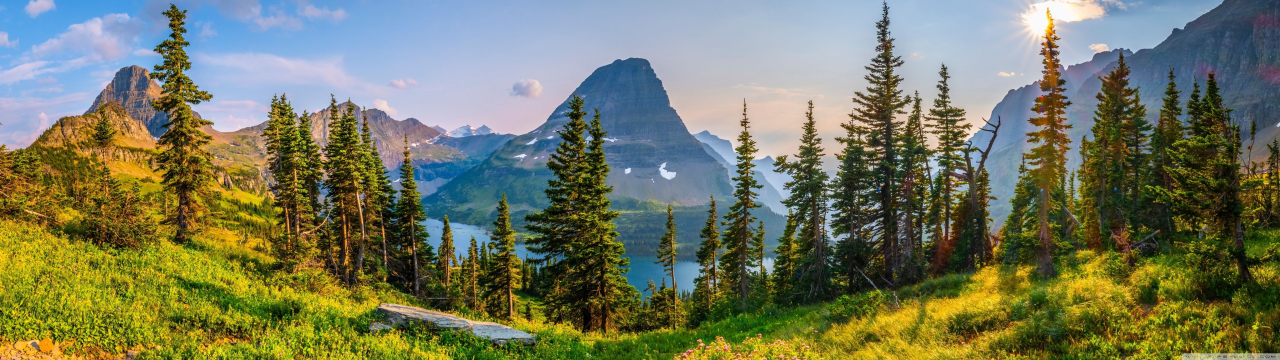
#> input picture Assignments/Assignment3/Siddharth_251057/q3/image.jpg, 5120 x 1440 px, given in place of image.jpeg, which was not available (shown at 1/4 size)
$ jupyter execute --allow-errors ShubhiShambhavi_251051.ipynb   (text cells are left out)
#> lines starting #> are read from the running program, lines starting #| are printed output that depends on the picture; pictures that were not available may be replaced by others from this repository, and a replacement may not be noted
[cell 1]
import numpy
arr = numpy.array([[20,40,60],[80,100,120],[140,160,180]])
print("Dimensions of the image is (3,3)")

min =max = arr[0][0]
sum =0
for i in range(3) :
  for j in range (3) :
    if arr[i][j] >= max :
      max = arr[i][j]
    if arr[i][j] <= min :
      min = arr[i][j]
    sum+=arr[i][j]
avg=sum/(9.0)
print ("Maximum pixel value is ", max )
print ("Minimum pixel value is ", min)
print("Average pixel value is ", avg)

[cell 2]
import numpy
arr = numpy.array([
    [122,67,76],
    [1,65,135],
    [233,233,2],
    [245,90,45],
    [65,56,45],
    [1,2,3],
    [200,13,199],
    [234,145,123],
    [75,255,255],
    [123,54,67]
  ])

r=g=b=0
for i in range(10) :
  r+=arr[i,0]
  g+=arr[i,1]
  b+=arr[i,2]

r=r/(10.0)
g=g/(10.0)
b=b/(10.0)

print("Average Red value is ", r)
print("Average Green value is ",g)
print("Average Blue value is ",b)

brightest=0
s=0
pixel=-1
for i in range (10) :
  for j in range (3) :
    s+=arr[i,j]
  if(s/(3.0) >= brightest) :
    brightest=s/(3.0)
    pixel=i
  s=0

print("Brightest pixel is ")
for i in range (3) :
  print(arr[pixel,i], end = " ")

[cell 3]
from PIL import Image
image = Image.open("image.jpeg")
#> image is the input picture: PIL image 5120x1440 RGB; mean R, G, B 115.8, 120.5, 94.2
w,h = image.size
#> w = 5120; h = 1440
print("Original dimensions are ",w,"X", h)
#| Original dimensions are  5120 X 1440
l=w//4
#> l = 1280
top=h//4
#> top = 360
r=3*w//4
#> r = 3840
bot=3*h//4
#> bot = 1080

cropped=image.crop((l,top,r,bot))
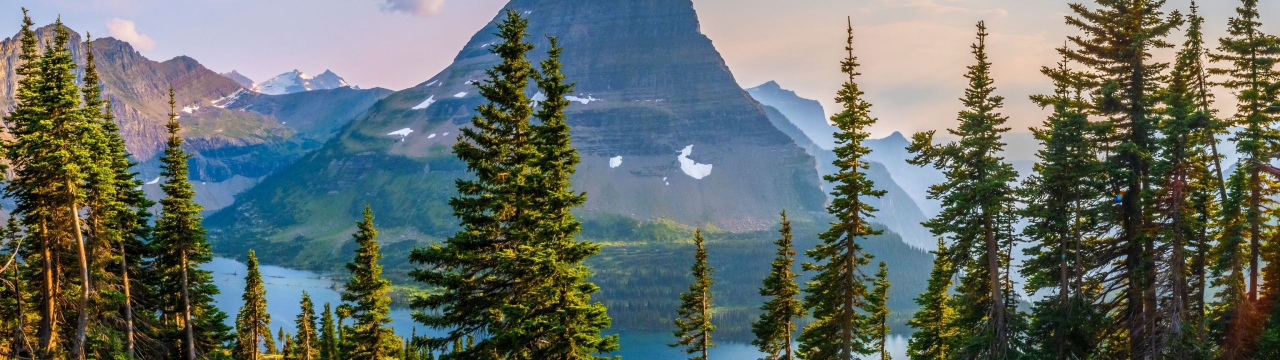
#> cropped: PIL image 2560x720 RGB (shown at 1/2 size); mean R, G, B 100, 108.5, 102.6

i1=cropped.resize((300,300))
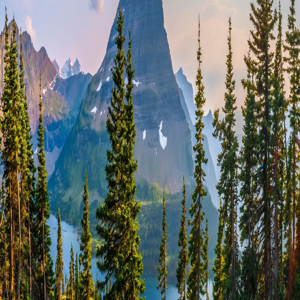
#> i1: PIL image 300x300 RGB; mean R, G, B 100, 108.5, 102.6
i2=cropped.resize((600,600))
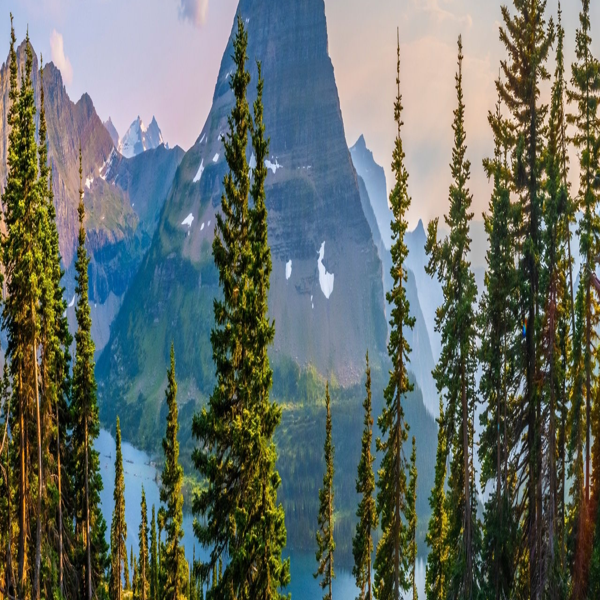
#> i2: PIL image 600x600 RGB; mean R, G, B 100, 108.5, 102.7

cropped.save("Cropped.jpg")
i1.save("i1.jpg")
i2.save("i2.jpg")

display(cropped)
display(i1)
display(i2)

[cell 4]
import cv2

image = cv2.imread('image.jpeg')
#> image: shape (1440, 5120, 3)

shrunk_image = cv2.resize(image, (100, 100), interpolation=cv2.INTER_AREA)
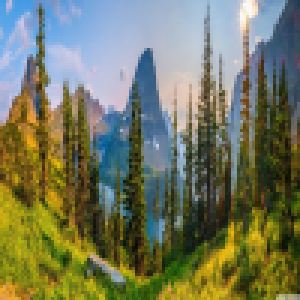
#> shrunk_image: shape (100, 100, 3) (shown 3 times larger); mean B, G, R 94.2, 120.5, 115.8
cv2.imwrite('resized_100x100.jpeg', shrunk_image)
display(shrunk_image)

target_size = (800, 800)

# A. Nearest Neighbor
nearest_output = cv2.resize(shrunk_image, target_size, interpolation=cv2.INTER_NEAREST)
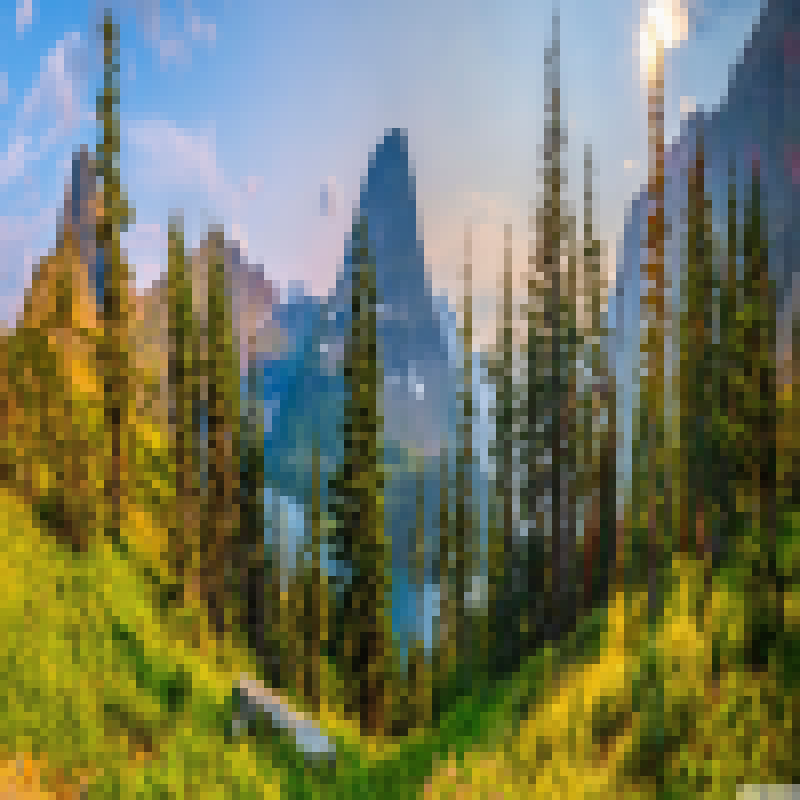
#> nearest_output: shape (800, 800, 3); mean B, G, R 94.2, 120.5, 115.8
cv2.imwrite('nearest.jpeg', nearest_output)
display(nearest_output)


# B. Bilinear
bilinear_output = cv2.resize(shrunk_image, target_size, interpolation=cv2.INTER_LINEAR)
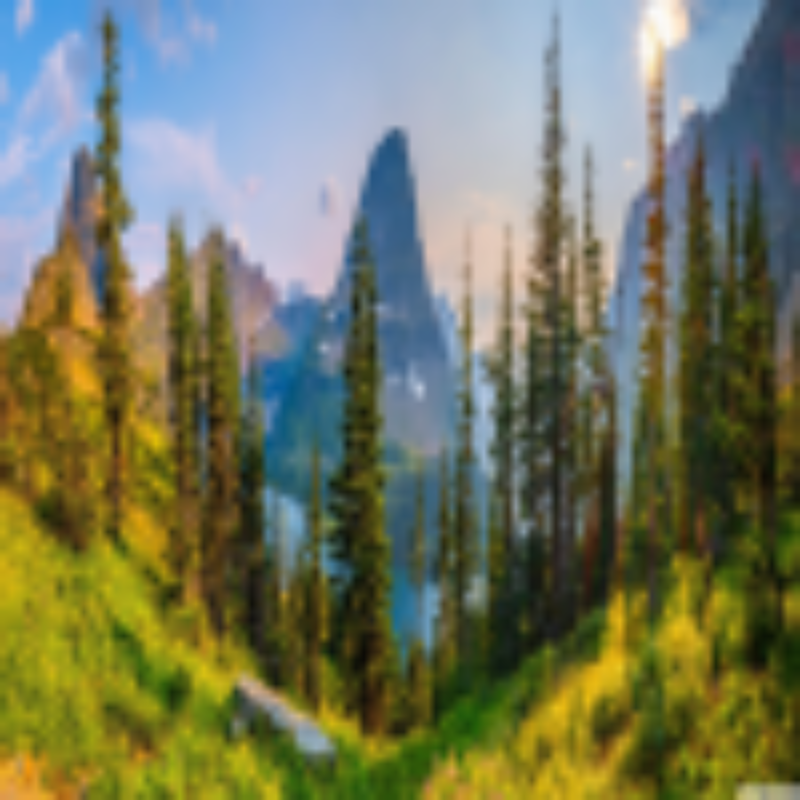
#> bilinear_output: shape (800, 800, 3); mean B, G, R 94.1, 120.4, 115.6
cv2.imwrite('bilinear.jpeg', bilinear_output)
display(bilinear_output)


# C. Bicubic
bicubic_output = cv2.resize(shrunk_image, target_size, interpolation=cv2.INTER_CUBIC)
cv2.imwrite('bicubic.jpeg', bicubic_output)
display(bicubic_output)

# D. Lanczos
lanczos_output = cv2.resize(shrunk_image, target_size, interpolation=cv2.INTER_LANCZOS4)
cv2.imwrite('lanczos.jpeg', lanczos_output)
display(lanczos_output)

$ run again, with Assignments/Assignment2/images.jpg copied over Assignments/Assignment3/Siddharth_251057/q3/image.jpg
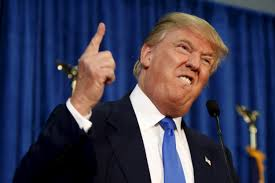
#> input picture Assignments/Assignment2/images.jpg, 275 x 183 px, given in place of image.jpeg, which was not available
#> image is the input picture: PIL image 275x183 RGB; mean R, G, B 57.5, 58.8, 83.1
#| Original dimensions are  275 X 183
#> `i1=cropped.resize((300,300))`:
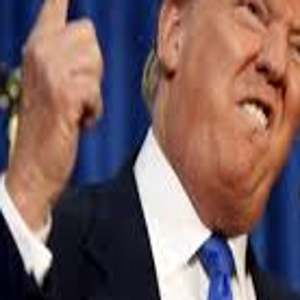
#> i1: PIL image 300x300 RGB; mean R, G, B 120, 95.9, 96.5
#> image: shape (183, 275, 3)
#> `bilinear_output = cv2.resize(shrunk_image, target_size, interpolation=..`:
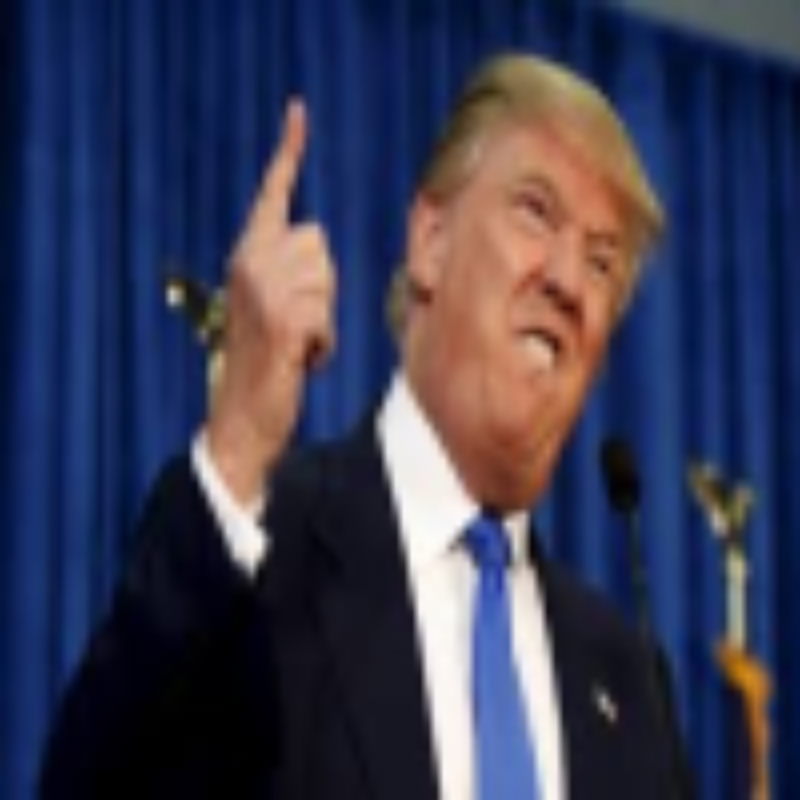
#> bilinear_output: shape (800, 800, 3); mean B, G, R 83, 58.7, 57.4
